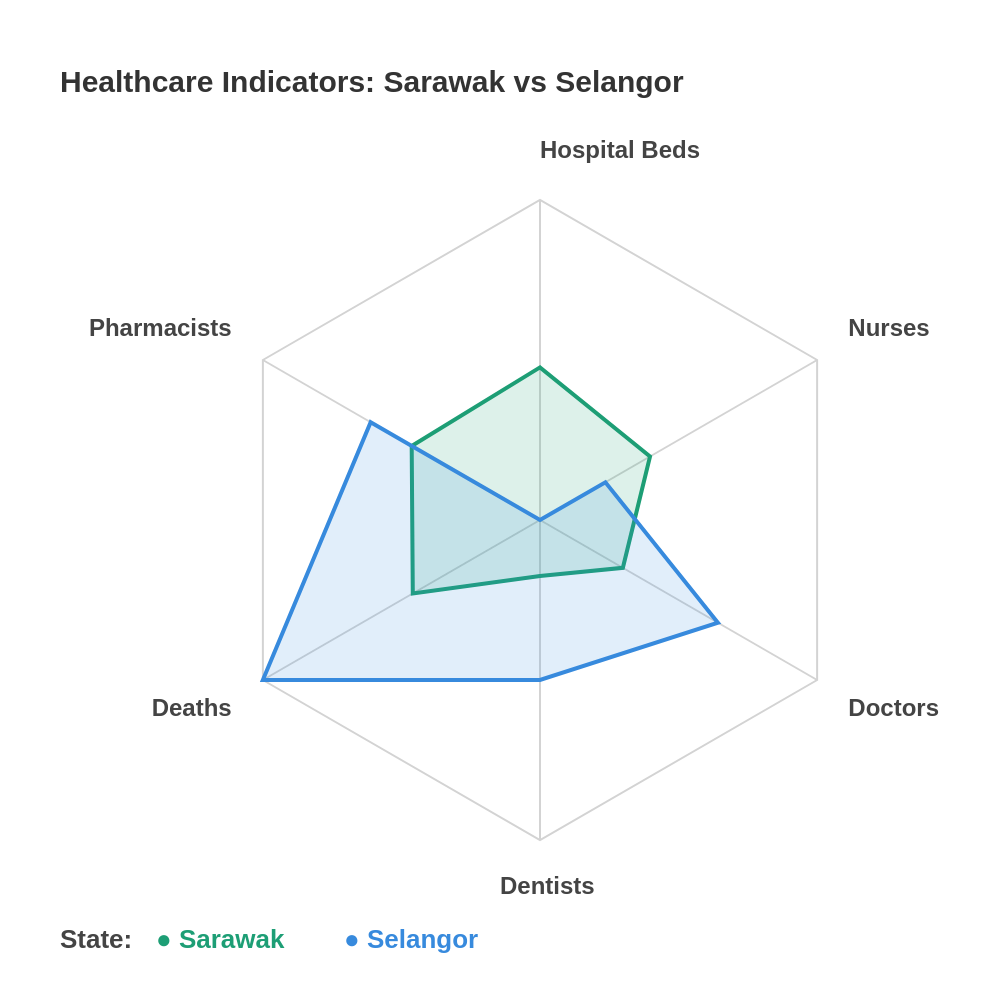

Express this chart as Vega-Lite.
### Vega specification from a JSON file in a GitHub repository (floating-point values rounded to 4 significant figures)
{"$schema": "https://vega.github.io/schema/vega/v6.json", "width": 500, "height": 500, "padding": {"top": 20, "left": 20, "right": 80, "bottom": 20}, "autosize": {"type": "none", "contains": "padding"}, "signals": [{"name": "radius", "update": "160"}, {"name": "cx", "update": "250"}, {"name": "cy", "update": "240"}], "data": [{"name": "table", "values": [{"key": "Pharmacists", "value": 0.463, "category": 0}, {"key": "Hospital Beds", "value": 0.477, "category": 0}, {"key": "Nurses", "value": 0.397, "category": 0}, {"key": "Doctors", "value": 0.299, "category": 0}, {"key": "Dentists", "value": 0.175, "category": 0}, {"key": "Deaths", "value": 0.459, "category": 0}, {"key": "Pharmacists", "value": 0.611, "category": 1}, {"key": "Hospital Beds", "value": 0.0, "category": 1}, {"key": "Nurses", "value": 0.236, "category": 1}, {"key": "Doctors", "value": 0.642, "category": 1}, {"key": "Dentists", "value": 0.5, "category": 1}, {"key": "Deaths", "value": 1.0, "category": 1}]}, {"name": "keys", "source": "table", "transform": [{"type": "aggregate", "groupby": ["key"]}]}], "scales": [{"name": "angular", "type": "point", "range": {"signal": "[-PI, PI]"}, "padding": 0.5, "domain": {"data": "table", "field": "key"}}, {"name": "radial", "type": "linear", "range": {"signal": "[0, radius]"}, "zero": true, "nice": false, "domain": [0, 1], "domainMin": 0}, {"name": "color", "type": "ordinal", "domain": [0, 1], "range": ["#1D9E75", "#378ADD"]}], "encode": {"enter": {"x": {"value": 0}, "y": {"value": 0}}}, "marks": [{"type": "text", "encode": {"enter": {"x": {"value": 10}, "y": {"value": 14}, "text": {"value": "Healthcare Indicators: Sarawak vs Selangor"}, "align": {"value": "left"}, "baseline": {"value": "top"}, "fill": {"value": "#333333"}, "fontSize": {"value": 15}, "fontWeight": {"value": "bold"}}}}, {"type": "group", "name": "categories", "zindex": 1, "encode": {"enter": {"x": {"signal": "cx"}, "y": {"signal": "cy"}}}, "from": {"facet": {"data": "table", "name": "facet", "groupby": ["category"]}}, "marks": [{"type": "line", "name": "category-line", "from": {"data": "facet"}, "encode": {"enter": {"interpolate": {"value": "linear-closed"}, "x": {"signal": "scale('radial', datum.value) * cos(scale('angular', datum.key))"}, "y": {"signal": "scale('radial', datum.value) * sin(scale('angular', datum.key))"}, "stroke": {"scale": "color", "field": "category"}, "strokeWidth": {"value": 2}, "fill": {"scale": "color", "field": "category"}, "fillOpacity": {"value": 0.15}}}}]}, {"type": "rule", "name": "radial-grid", "from": {"data": "keys"}, "zindex": 0, "encode": {"enter": {"x": {"signal": "cx"}, "y": {"signal": "cy"}, "x2": {"signal": "cx + radius * cos(scale('angular', datum.key))"}, "y2": {"signal": "cy + radius * sin(scale('angular', datum.key))"}, "stroke": {"value": "lightgray"}, "strokeWidth": {"value": 1}}}}, {"type": "text", "name": "key-label", "from": {"data": "keys"}, "zindex": 1, "encode": {"enter": {"x": {"signal": "datum.key === 'Dentists' ? cx + (radius + 18) * cos(scale('angular', datum.key)) - 20 : cx + (radius + 18) * cos(scale('angular', datum.key))"}, "y": {"signal": "cy + (radius + 18) * sin(scale('angular', datum.key))"}, "text": {"field": "key"}, "align": [{"test": "abs(scale('angular', datum.key)) > PI / 2", "value": "right"}, {"value": "left"}], "baseline": [{"test": "scale('angular', datum.key) > 0", "value": "top"}, {"test": "scale('angular', datum.key) == 0", "value": "middle"}, {"value": "bottom"}], "fill": {"value": "#444444"}, "fontSize": {"value": 12}, "fontWeight": {"value": "bold"}}}}, {"type": "line", "name": "outer-line", "from": {"data": "radial-grid"}, "encode": {"enter": {"interpolate": {"value": "linear-closed"}, "x": {"field": "x2"}, "y": {"field": "y2"}, "stroke": {"value": "lightgray"}, "strokeWidth": {"value": 1}}}}, {"type": "text", "encode": {"enter": {"x": {"value": 10}, "y": {"signal": "cy + radius + 44"}, "text": {"value": "State:"}, "fill": {"value": "#444444"}, "fontSize": {"value": 13}, "fontWeight": {"value": "bold"}, "align": {"value": "left"}, "baseline": {"value": "top"}}}}, {"type": "text", "encode": {"enter": {"x": {"value": 58}, "y": {"signal": "cy + radius + 44"}, "text": {"value": "● Sarawak"}, "fill": {"value": "#1D9E75"}, "fontSize": {"value": 13}, "fontWeight": {"value": "bold"}, "align": {"value": "left"}, "baseline": {"value": "top"}}}}, {"type": "text", "encode": {"enter": {"x": {"value": 152}, "y": {"signal": "cy + radius + 44"}, "text": {"value": "● Selangor"}, "fill": {"value": "#378ADD"}, "fontSize": {"value": 13}, "fontWeight": {"value": "bold"}, "align": {"value": "left"}, "baseline": {"value": "top"}}}}]}
